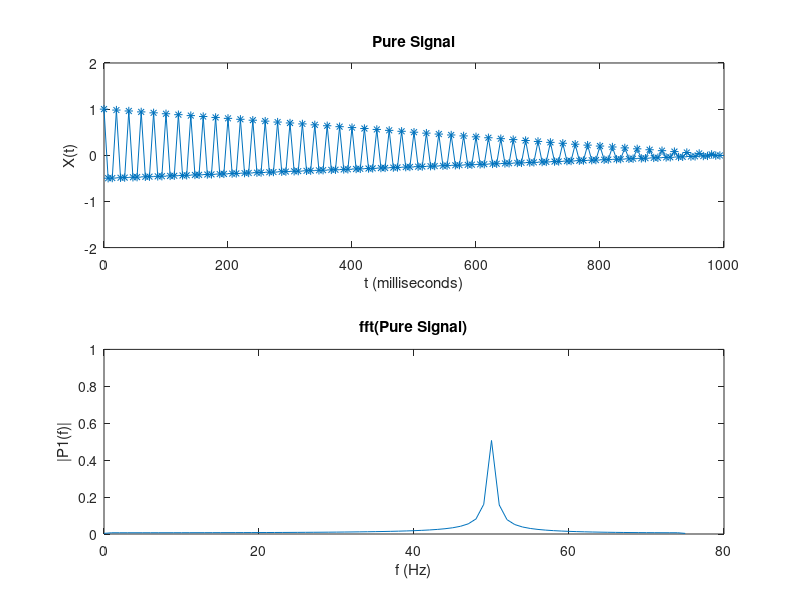

Here is the MATLAB script that generated this plot:
close all
% Generate a signal 1 second long with 1000 sampling frequency
% Generate noise
% Plot signal, noise, and their sum (a noisy signal)
% plot their fourier transforms

%Fs = 1000;             % Sampling frequency
Fs = 150;             % Sampling frequency
T = 1/Fs;             % Sampling period
L = Fs;               % Length of signal (Always one second long)
%L = 1000;               % Length of signal (Always one second long)
t = (0:L-1)*T;        % Time vector
fucktard = 1:150;

w0 = 50;      % Hz


%k = (1-0)/(0-150);
f = @(t) -1*t + 1;

%Form a signal containing a 50 Hz sinusoid of amplitude 1.
%S = f(t).*sin(2*pi*50*t);
S =  f(t).*cos(2*pi*w0*t) ;
%S = (k*t + 1).*(1/2).*( exp(-j*2*pi*w0*t) + exp(j*2*pi*w0*t)) ;

%return

%Noise
N = randn(size(t));
%Noisy Signal
X = S + N;

%FIG 1 PURE SIGNAL
figure(1), subplot(2,1,1)
plot(1000*t,S, '-*')
title('Pure Signal')
xlabel('t (milliseconds)')
ylabel('X(t)')
ylim([-2 2])


%FIG 4 PURE SIGNAL FFT
Y = fft(S);
f = Fs*(0:(L/2))/L;
P2 = abs(Y/L);
P1 = P2(1:L/2+1);
P1(2:end-1) = 2*P1(2:end-1);
subplot(2,1,2)
plot(f, P1)
title('fft(Pure Signal)') %Single-Sided Amplitude Spectrum of S(t)
xlabel('f (Hz)')
ylabel('|P1(f)|')
ylim([0, 1])


function x = mytestplot()
    figure(1), subplot(1,2,1)
    plot(1000*t(fucktard),f(fucktard), '-*')
    figure(1), subplot(1,2,2)
    plot(1000*t(fucktard),fS(fucktard), '-*')
end
